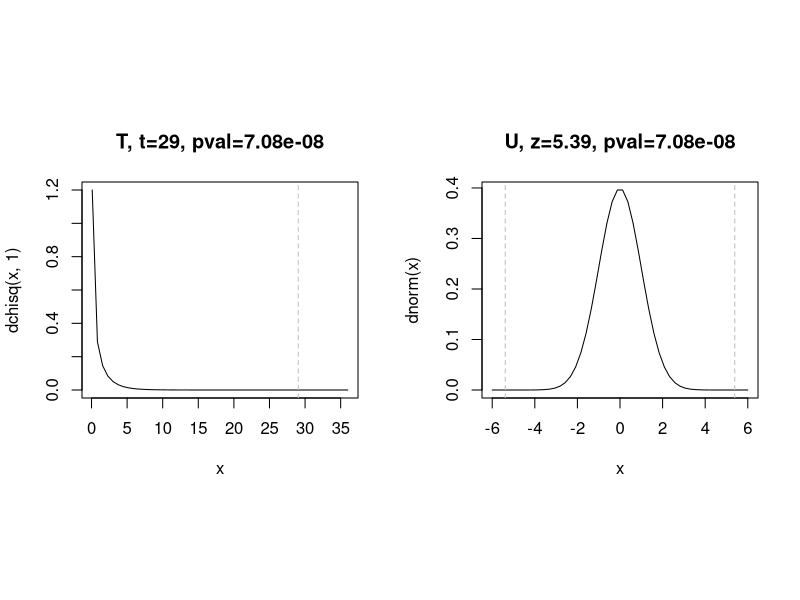

Here is the R script that generated this plot:
## ---- chunk 1
d = MASS::cats
m1 = glm(Sex~Bwt, d, family = binomial(logit))
m1$coefficients
summary(m1)$coefficient
z = summary(m1)$coefficient[2,3]
t = z^2
1-pchisq(t,1)
2*(1-pnorm(z))

m2 = glm(Sex~Bwt+Hwt, d, family = binomial(logit))
m2$coefficients
summary(m2)$coefficient

m3 = glm(Sex~Hwt+Bwt, d, family = binomial(logit))
m3$coefficients
summary(m3)$coefficient

## ---- chunk 2
layout(matrix(1:2,1), respect=TRUE)
x = seq(0.1, 36, length.out=50)
plot(x, dchisq(x, 1), type="l", main=paste0("T, t=", signif(t,3), ", pval=", signif(1-pchisq(t,1),3)))
abline(v=t, lty=2, col="grey")
x = seq(-6,6, length.out=50)
plot(x, dnorm(x), type="l", main=paste0("U, z=", signif(z,3), ", pval=", signif(2*(1-pnorm(z)),3)))
abline(v=c(-z,z), lty=2, col="grey")
## ---- chunk 3
anova(m1, m2, test="Chisq")
